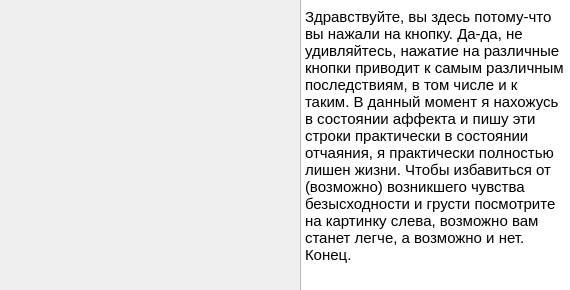
<?xml version="1.0" encoding="UTF-8"?>
<ui version="4.0">
 <class>AboutWindow</class>
 <widget class="QWidget" name="AboutWindow">
  <property name="geometry">
   <rect>
    <x>0</x>
    <y>0</y>
    <width>570</width>
    <height>290</height>
   </rect>
  </property>
  <property name="minimumSize">
   <size>
    <width>570</width>
    <height>290</height>
   </size>
  </property>
  <property name="maximumSize">
   <size>
    <width>570</width>
    <height>290</height>
   </size>
  </property>
  <property name="windowTitle">
   <string>Form</string>
  </property>
  <widget class="QLabel" name="image">
   <property name="geometry">
    <rect>
     <x>0</x>
     <y>-10</y>
     <width>301</width>
     <height>301</height>
    </rect>
   </property>
   <property name="text">
    <string/>
   </property>
  </widget>
  <widget class="QTextBrowser" name="textBrowser">
   <property name="geometry">
    <rect>
     <x>300</x>
     <y>-10</y>
     <width>271</width>
     <height>301</height>
    </rect>
   </property>
   <property name="minimumSize">
    <size>
     <width>271</width>
     <height>301</height>
    </size>
   </property>
   <property name="maximumSize">
    <size>
     <width>271</width>
     <height>16777215</height>
    </size>
   </property>
   <property name="html">
    <string>&lt;!DOCTYPE HTML PUBLIC &quot;-//W3C//DTD HTML 4.0//EN&quot; &quot;http://www.w3.org/TR/REC-html40/strict.dtd&quot;&gt;
&lt;html&gt;&lt;head&gt;&lt;meta name=&quot;qrichtext&quot; content=&quot;1&quot; /&gt;&lt;style type=&quot;text/css&quot;&gt;
p, li { white-space: pre-wrap; }
&lt;/style&gt;&lt;/head&gt;&lt;body style=&quot; font-family:'MS Shell Dlg 2'; font-size:8.25pt; font-weight:400; font-style:normal;&quot;&gt;
&lt;p style=&quot;-qt-paragraph-type:empty; margin-top:0px; margin-bottom:0px; margin-left:0px; margin-right:0px; -qt-block-indent:0; text-indent:0px;&quot;&gt;&lt;br /&gt;&lt;/p&gt;
&lt;p style=&quot; margin-top:0px; margin-bottom:0px; margin-left:0px; margin-right:0px; -qt-block-indent:0; text-indent:0px;&quot;&gt;&lt;span style=&quot; font-size:11pt;&quot;&gt;Здравствуйте, вы здесь потому-что вы нажали на кнопку. Да-да, не удивляйтесь, нажатие на различные кнопки приводит к самым различным последствиям, в том числе и к таким. В данный момент я нахожусь в состоянии аффекта и пишу эти строки практически в состоянии отчаяния, я практически полностью лишен жизни. Чтобы избавиться от (возможно) возникшего чувства безысходности и грусти посмотрите на картинку слева, возможно вам станет легче, а возможно и нет. Конец.&lt;/span&gt;&lt;/p&gt;&lt;/body&gt;&lt;/html&gt;</string>
   </property>
  </widget>
 </widget>
 <resources/>
 <connections/>
</ui>
